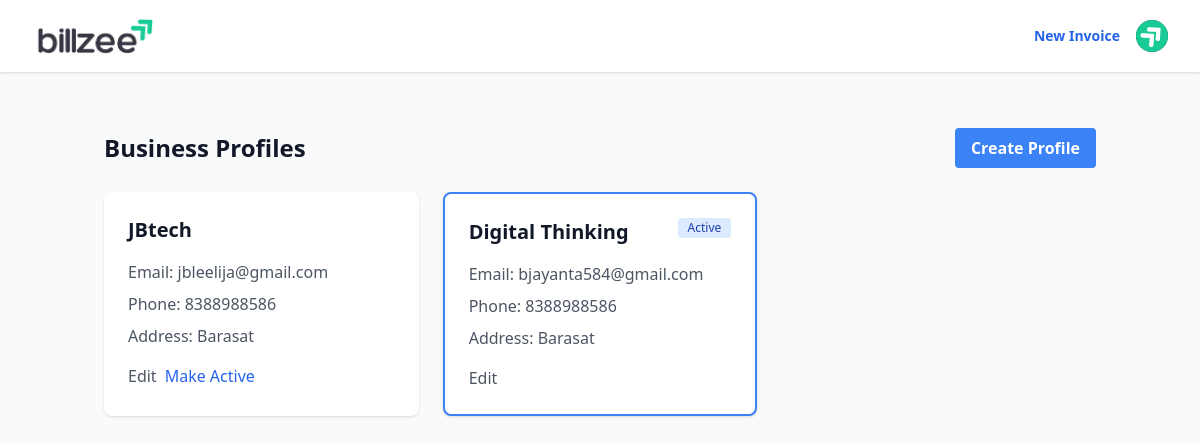
Page /users/profiles/ (signed in) on the earlier database version.
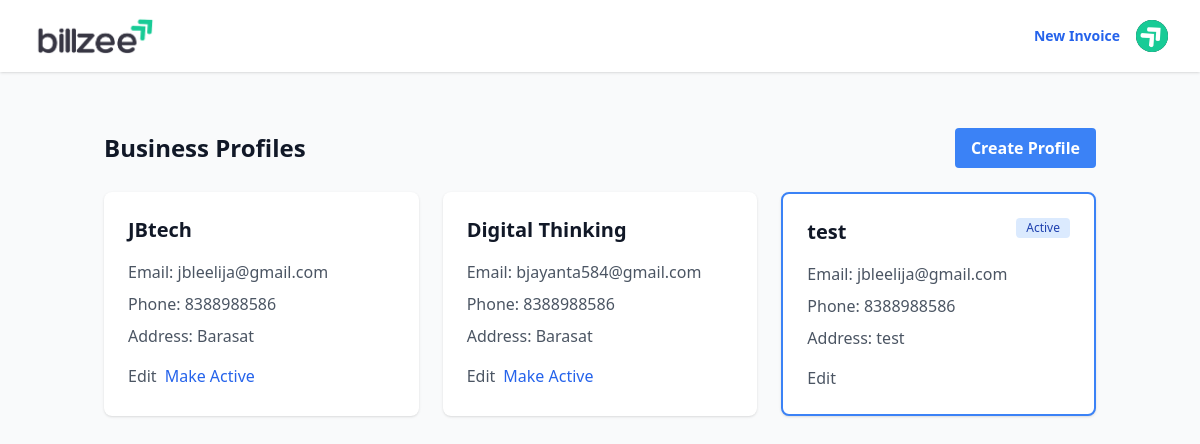
Same page on the later database version.
### users/models.py (models this page shows, shortened)
class Profile(models.Model):
    user = models.ForeignKey(CustomUser, on_delete=models.CASCADE, related_name='profiles')
    is_active = models.BooleanField(default=False)
    company_name = models.CharField(max_length=100)
    company_email = models.EmailField()
    password = models.CharField(max_length=128, default='')
    phone_number = models.CharField(max_length=20)
    address = models.TextField()
    created_at = models.DateTimeField(auto_now_add=True)
    updated_at = models.DateTimeField(auto_now=True)
    class Meta:
        constraints = [
            models.UniqueConstraint(
                fields=['user', 'is_active'],
                condition=models.Q(is_active=True),
                name='unique_active_profile'
            )
        ]

### users/views.py (the view)
# urls.py: path('profiles/', views.profile_list, name='profile_list'),
@login_required
def profile_list(request):
    profiles = Profile.objects.filter(user=request.user)
    return render(request, 'users/profile_list.html', {
        'profiles': profiles,
        'title': 'Business Profiles'
    })

### users/templates/users/profile_list.html (shortened to what this page needs)
{% extends 'base.html' %}
{% block content %}
<div class="container mx-auto px-4 py-8">
    <div class="flex justify-between items-center mb-6">
        <h1 class="text-2xl font-bold text-gray-900">Business Profiles</h1>
        <a href="{% url 'users:profile_create' %}" class="bg-blue-500 hover:bg-blue-600 text-white font-semibold py-2 px-4 rounded">
            Create Profile
        </a>
    </div>
    {% if profiles %}
        <div class="grid gap-6 md:grid-cols-2 lg:grid-cols-3">
            {% for profile in profiles %}
            <div class="bg-white rounded-lg shadow p-6 {% if profile.is_active %}border-2 border-blue-500{% endif %}">
                <div class="flex justify-between items-start mb-4">
                    <h2 class="text-xl font-semibold text-gray-900">{{ profile.company_name }}</h2>
                    {% if profile.is_active %}
                        <span class="bg-blue-100 text-blue-800 text-xs font-medium px-2.5 py-0.5 rounded">Active</span>
                    {% endif %}
                </div>
                <div class="space-y-2 text-gray-600">
                    <p><span class="font-medium">Email:</span> {{ profile.company_email }}</p>
                    <p><span class="font-medium">Phone:</span> {{ profile.phone_number|default:"-" }}</p>
                    <p><span class="font-medium">Address:</span> {{ profile.address|default:"-" }}</p>
                </div>
                <div class="mt-4 flex gap-2">
                    <a href="{% url 'users:profile_edit' profile.pk %}" class="text-gray-600 hover:text-gray-900 font-medium">
                        Edit
                    </a>
                    {% if not profile.is_active %}
                    <form action="{% url 'users:profile_activate' profile.pk %}" method="post" class="inline">
                        <button type="submit" class="text-blue-600 hover:text-blue-800 font-medium">
                            Make Active
                        </button>
                    </form>
                    {% endif %}
                </div>
            </div>
            {% endfor %}
        </div>
    {% endif %}
</div>
{% endblock %}

### templates/base.html (shortened to what this page needs)
{% load static %}
<!DOCTYPE html>
<html lang="en">
<head>
    <link href="{% static 'css/output.css' %}" rel="stylesheet">
    <script src="https://cdn.tailwindcss.com"></script>
</head>
<body class="bg-gray-50">
    {% if not request.resolver_match.url_name in 'login,register,logout' %}
    {% include 'components/users/navbar.html' %}
    {% endif %}
    <main class="max-w-7xl mx-auto py-6 sm:px-6 lg:px-8">
        {% block content %}{% endblock %}
    </main>
</body>
</html>

### templates/components/users/navbar.html (shortened to what this page needs)
{% load static %}
<nav class="bg-white border-gray-200 shadow">
    <div class="max-w-7xl flex flex-wrap items-center justify-between mx-auto p-4 sm:px-6 lg:px-8">
    <a href="{% url 'invoices:dashboard' %}" class="flex items-center space-x-3 rtl:space-x-reverse">
        <img src="{% static 'img/site-img/logo.png' %}" class="w-30 h-10" alt="billzee Logo" />
    </a>
    {% if user.is_authenticated %}
    <div class="flex items-center md:order-2 space-x-3 md:space-x-0 rtl:space-x-reverse">
        <a href="{% url 'invoices:create' %}" class="text-blue-600 hover:text-blue-800 text-sm  font-semibold px-4">
            New Invoice
        </a>
        <button type="button" class="flex text-sm bg-gray-800 rounded-full md:me-0 focus:ring-2 focus:ring-gray-300 dark:focus:ring-gray-600" id="user-menu-button" aria-expanded="false" data-dropdown-toggle="user-dropdown" data-dropdown-placement="bottom">
          <img class="w-8 h-8 rounded-full" src="{% static 'img/site-img/user-icon.png' %}" alt="user photo">
        </button>
      {% endif %}
    </div>
  </nav>

Differences in the rows shown:
changed Profile "Digital Thinking": is_active "Active" → "Make Active"
added Profile: company_name "test", is_active "Active", company_email "jbleelija@gmail.com", phone_number "8388988586", address "test"
